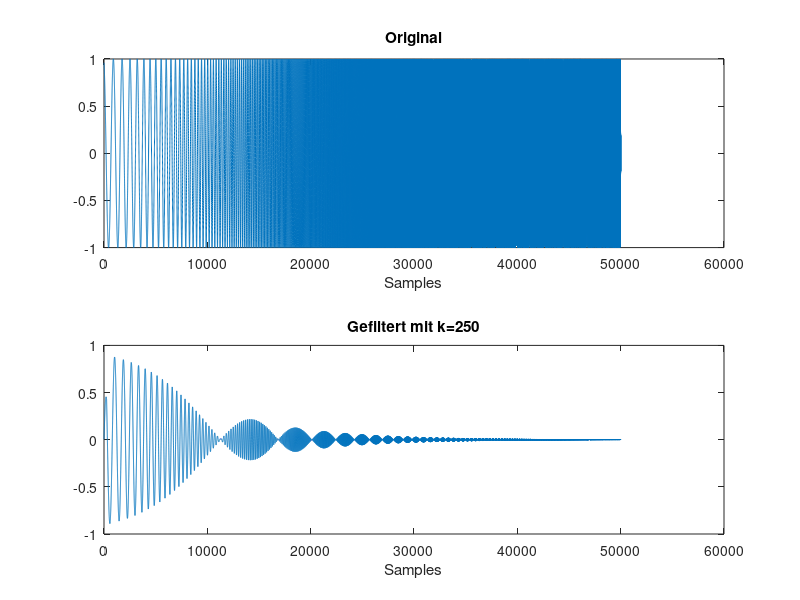

Source code (MATLAB): (Note: this script raises an error after producing the figure.)
%% Aufgabe 2  - Mittelwert ueber ein Chirp-Signal

% Parameter
k = 250

% Chirp Signal erzeugen
% Chirp-Parameter
tStart = 0; fStart = 10;
tStop = 5; fStop = 5000;
FSample = 1e4; TSample = 1 / FSample;
% ----------------------------------------
t = tStart:TSample:tStop;
y_in = chirp(t, fStart, tStop, fStop, 'logarithmic');


% Request memory for filtered signal
y_out = zeros(size(y_in));

% Prepare parameters for filter
a = 1;
b = repmat(1/k, 1, k);
y_out = filter(b, a, y_in);

% Plot signals
subplot(2, 1, 1);
plot(y_in);
title ('Original');
xlabel 'Samples';

subplot(2, 1, 2);
plot(y_out);
title (strcat('Gefiltert mit k=', int2str(k)));
xlabel 'Samples';

% Ausgabe
sound(y_in, fS);
pause
sound(y_out, fS);

% Zusatzaufgaben
size_of_y = size(y_in)
samplerate = FSample